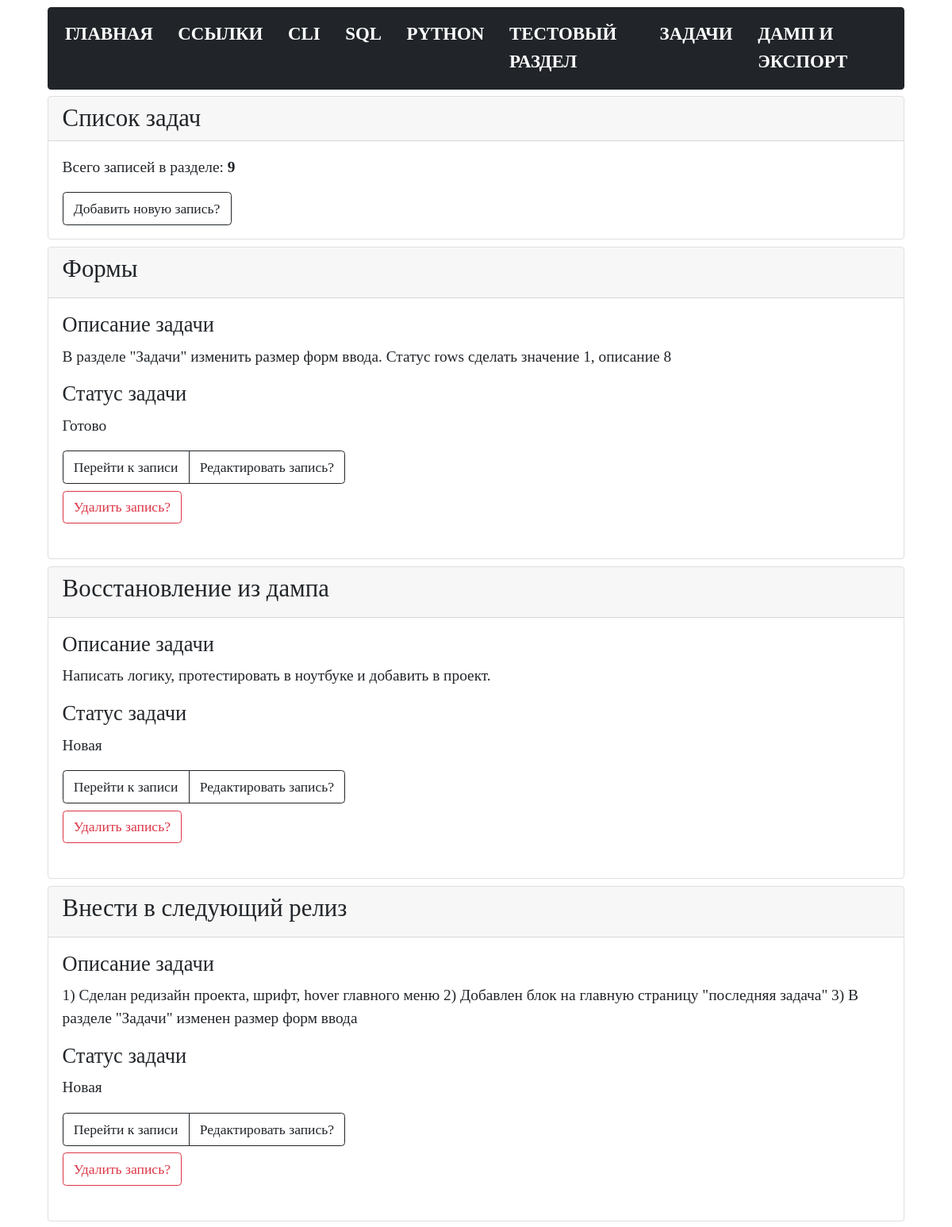
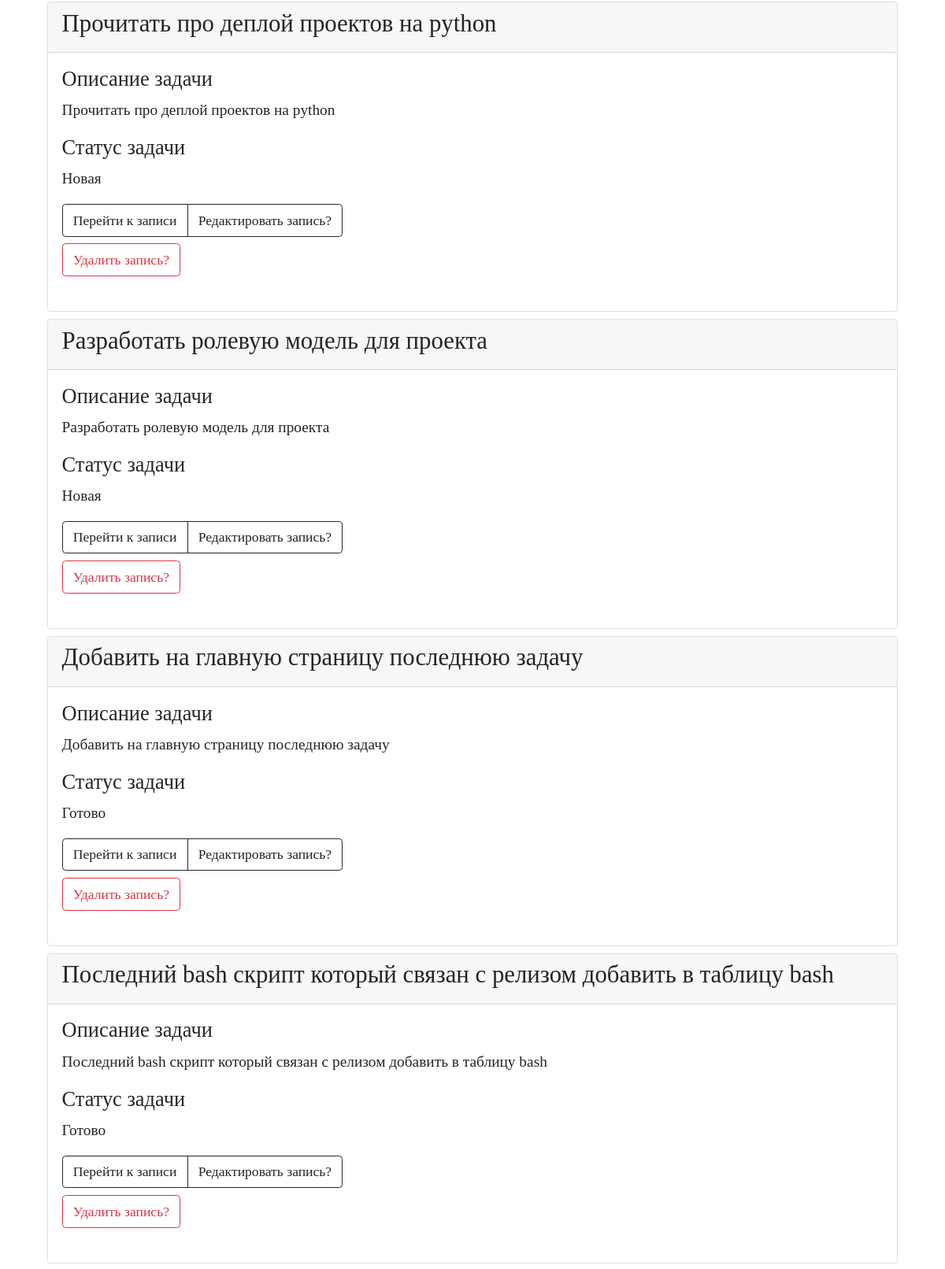
The page /tasks (upper part) on the database its author committed (2 pictures, top to bottom).
### tables this page shows
CREATE TABLE tasks (
  task_id INTEGER PRIMARY KEY AUTOINCREMENT,
  task_name TEXT NOT NULL,
  task_description TEXT NOT NULL,
  task_status TEXT NOT NULL DEFAULT Новая
);

### modules/tasks/tasks.py (the view)
@bp.route("/tasks")
def tasks():
    conn = connect.get_db_connection()
    cur = conn.cursor()
    count_tasks = int(cur.execute("SELECT COUNT(*) FROM tasks").fetchone()[0])
    tasks = conn.execute("SELECT * FROM tasks").fetchall()
    conn.close()
    return render_template("tasks/tasks.html",
                           tasks=tasks,
                           count_tasks=count_tasks,
                           )

### modules/connect.py (called while the page is built)
def get_db_connection():
    db_path = os.path.join(BASE_DIR, '../database.db')
    conn = sqlite3.connect(db_path)
    conn.row_factory = sqlite3.Row
    return conn

### templates/tasks/tasks.html (shortened to what this page needs)
{% extends "base.html" %} {% block title %}Список задач{% endblock %} {% block content %}
<div class="card mb-2">
   <div class="card-header h3">Список задач</div>
   <div class="card-body">
      <p class="card-text">Всего записей в разделе: <b>{{ count_tasks }}</b></p>
      <p class="card-text">
         <a href="{{ url_for('add_task.add_task') }}" class="btn btn-outline-dark">Добавить новую
            запись?</a>
      </p>
   </div>
</div>
{% for tasks in tasks %}
<div class="card mb-2">
   <div class="card-header">
      <h3>{{ tasks['task_name'] }}</h3>
   </div>
   <div class="card-body">
      <h4>Описание задачи</h4>
      <p class="card-text">
         {{ tasks['task_description'] }}
      </p>
      <h4>Статус задачи</h4>
      <p class="card-text">
         {{ tasks['task_status'] }}
      </p>
      <p class="card-text">
      <div class="btn-group pb-2" role="group" aria-label="...">
         <a href="{{ url_for('get_post_task.get_post_task', task_id=tasks['task_id']) }}"
            class="btn btn-outline-dark">Перейти к записи</a>
         <a href="{{ url_for('edit_task.edit_task', task_id=tasks['task_id']) }}"
            class="btn btn-outline-dark">Редактировать запись?</a>
      </div>
      <form action="{{ url_for('delete_task.delete_task', task_id=tasks['task_id'])}}" method="POST" class="pb-2">
         <input type="submit" class="btn btn-outline-danger" value="Удалить запись?"
            onclick="return confirm('Вы точно уверены что хотите удалить запись?')" />
      </form>
      </p>
   </div>
</div>
{% endfor %}
{% endblock %}

### static/styles.css (style rules this page uses)
* { font-size: 1.1rem; font-family:consolas; }
body { width: 90%; margin: auto; }
a { color: black; text-decoration: none; }
.card { margin-top: 0.50rem; }

### rows shown on the page
tasks: task_name "Формы", task_description "В разделе \"Задачи\" изменить размер форм ввода. Статус rows сделать значение 1, описание 8", task_status "Готово"
tasks: task_name "Восстановление из дампа", task_description "Написать логику, протестировать в ноутбуке и добавить в проект.", task_status "Новая"
tasks: task_name "Внести в следующий релиз", task_description "1) Сделан редизайн проекта, шрифт, hover главного меню 2) Добавлен блок на главную страницу \"последняя задача\" 3) В разделе \"Задачи\" изменен размер форм ввода", task_status "Новая"
tasks: task_name "Прочитать про деплой проектов на python", task_description "Прочитать про деплой проектов на python", task_status "Новая"
tasks: task_name "Разработать ролевую модель для проекта", task_description "Разработать ролевую модель для проекта", task_status "Новая"
tasks: task_name "Добавить на главную страницу последнюю задачу", task_description "Добавить на главную страницу последнюю задачу", task_status "Готово"
tasks: task_name "Последний bash скрипт который связан с релизом добавить в таблицу bash", task_description "Последний bash скрипт который связан с релизом добавить в таблицу bash", task_status "Готово"

### other values the page prints
{{ count_tasks }} "9"
